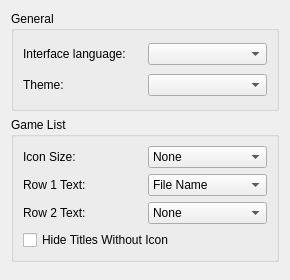
<?xml version="1.0" encoding="UTF-8"?>
<ui version="4.0">
 <class>ConfigureUi</class>
 <widget class="QWidget" name="ConfigureUi">
  <property name="windowTitle">
   <string>Form</string>
  </property>
  <property name="geometry">
   <rect>
    <x>0</x>
    <y>0</y>
    <width>290</width>
    <height>280</height>
   </rect>
  </property>
  <layout class="QVBoxLayout" name="verticalLayout">
   <item>
    <widget class="QGroupBox" name="general_groupBox">
     <property name="title">
      <string>General</string>
     </property>
     <layout class="QHBoxLayout" name="horizontalLayout">
      <item>
       <layout class="QVBoxLayout" name="verticalLayout_2">
        <item>
         <layout class="QHBoxLayout" name="horizontalLayout_2">
          <item>
           <widget class="QLabel" name="language_label">
            <property name="text">
             <string>Interface language:</string>
            </property>
           </widget>
          </item>
          <item>
           <widget class="QComboBox" name="language_combobox"/>
          </item>
         </layout>
        </item>
        <item>
         <layout class="QHBoxLayout" name="horizontalLayout_3">
          <item>
           <widget class="QLabel" name="theme_label">
            <property name="text">
             <string>Theme:</string>
            </property>
           </widget>
          </item>
          <item>
           <widget class="QComboBox" name="theme_combobox"/>
          </item>
         </layout>
        </item>
       </layout>
      </item>
     </layout>
    </widget>
   </item>
   <item>
    <widget class="QGroupBox" name="game_list_groupBox">
     <property name="title">
      <string>Game List</string>
     </property>
     <layout class="QHBoxLayout" name="horizontalLayout_4">
      <item>
       <layout class="QVBoxLayout" name="verticalLayout_3">
        <item>
         <layout class="QHBoxLayout" name="horizontalLayout_5">
          <item>
           <widget class="QLabel" name="icon_size_label">
            <property name="text">
             <string>Icon Size:</string>
            </property>
           </widget>
          </item>
          <item>
           <widget class="QComboBox" name="icon_size_combobox">
            <item>
             <property name="text">
              <string>None</string>
             </property>
            </item>
            <item>
             <property name="text">
              <string>Small (24x24)</string>
             </property>
            </item>
            <item>
             <property name="text">
              <string>Large (48x48)</string>
             </property>
            </item>
           </widget>
          </item>
         </layout>
        </item>
        <item>
         <layout class="QHBoxLayout" name="horizontalLayout_6">
          <item>
           <widget class="QLabel" name="row_1_text_label">
            <property name="text">
             <string>Row 1 Text:</string>
            </property>
           </widget>
          </item>
          <item>
           <widget class="QComboBox" name="row_1_text_combobox">
            <item>
             <property name="text">
              <string>File Name</string>
             </property>
            </item>
            <item>
             <property name="text">
              <string>Full Path</string>
             </property>
            </item>
            <item>
             <property name="text">
              <string>Title Name</string>
             </property>
            </item>
            <item>
             <property name="text">
              <string>Title ID</string>
             </property>
            </item>
           </widget>
          </item>
         </layout>
        </item>
        <item>
         <layout class="QHBoxLayout" name="horizontalLayout_7">
          <item>
           <widget class="QLabel" name="row_2_text_label">
            <property name="text">
             <string>Row 2 Text:</string>
            </property>
           </widget>
          </item>
          <item>
           <widget class="QComboBox" name="row_2_text_combobox">
            <item>
             <property name="text">
              <string>None</string>
             </property>
            </item>
            <item>
             <property name="text">
              <string>File Name</string>
             </property>
            </item>
            <item>
             <property name="text">
              <string>Full Path</string>
             </property>
            </item>
            <item>
             <property name="text">
              <string>Title Name</string>
             </property>
            </item>
            <item>
             <property name="text">
              <string>Title ID</string>
             </property>
            </item>
           </widget>
          </item>
         </layout>
        </item>
        <item>
         <widget class="QCheckBox" name="toggle_hide_no_icon">
          <property name="text">
           <string>Hide Titles Without Icon</string>
          </property>
         </widget>
        </item>
       </layout>
      </item>
     </layout>
    </widget>
   </item>
   <item>
    <spacer>
     <property name="orientation">
      <enum>Qt::Vertical</enum>
     </property>
    </spacer>
   </item>
  </layout>
 </widget>
 <resources/>
 <connections/>
</ui>
